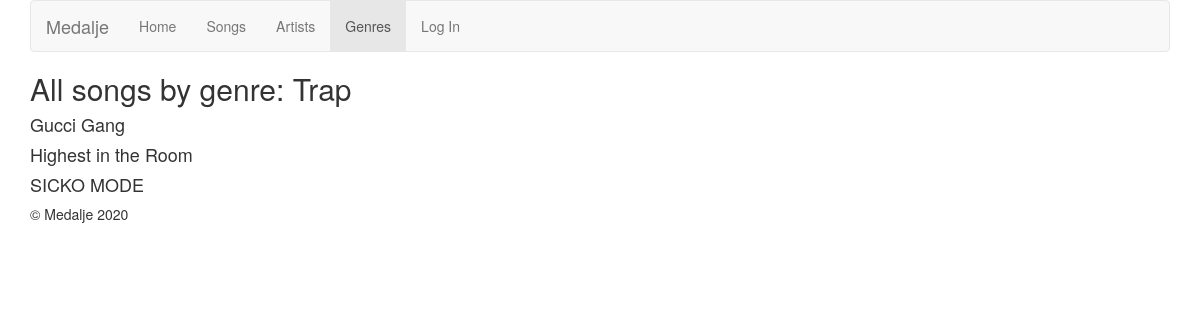
Page /?page=genres&id=4&genre_id=1 on the committed database.
### tables this page shows
CREATE TABLE IF NOT EXISTS `pages` (
  `pageID` int(11) NOT NULL AUTO_INCREMENT,
  `pageTitle` varchar(32) NOT NULL,
  `isRoot` tinyint(1) NOT NULL,
  `pageContent` text NOT NULL,
  PRIMARY KEY (`pageID`)
);

CREATE TABLE IF NOT EXISTS `genres` (
  `id` int(11) NOT NULL AUTO_INCREMENT,
  `genreTitle` varchar(32) NOT NULL,
  PRIMARY KEY (`id`)
);

CREATE TABLE IF NOT EXISTS `songs` (
  `id` int(11) NOT NULL AUTO_INCREMENT,
  `songTitle` varchar(32) DEFAULT NULL,
  `songLyrics` text,
  `aid` int(11) NOT NULL,
  `released` date DEFAULT NULL,
  `length` int(11) DEFAULT NULL,
  `genre` tinyint(4) DEFAULT NULL,
  PRIMARY KEY (`id`)
);

### genre.php (the view, shortened to what this page needs)
<?php
$genreid = $_GET['genre_id'];
$sql = mysqli_query($connection, "SELECT * FROM genres WHERE id='{$genreid}'");
$row = mysqli_fetch_assoc($sql);
if (!empty($row)) {
	echo "<h2>";
	echo "All songs by genre: " . $row['genreTitle'];
	echo "</h2>";
} else {
	include 'pages.php';
	$sql = mysqli_query($connection, "SELECT * FROM genres ORDER BY id");
	while ($row = mysqli_fetch_assoc($sql)) {
		echo '<a href="' . DIR . '?page=genres&id=' . $_GET['id'] . "&genre_id=" . $row['id'] . '">' . $row['genreTitle'] . "</a><br>";
	}
}
echo '<div class="mt-5">';
$sql = mysqli_query($connection, "SELECT songTitle FROM songs WHERE genre='{$genreid}'");
while ($row = mysqli_fetch_assoc($sql)) {
	echo "<h4>";
	echo $row['songTitle'];
	echo "</h4>";
}
echo '</div>';
?>

### includes/nav.php (shortened to what this page needs)
<nav class="navbar navbar-default">
    <div class="container-fluid">
        <div class="navbar-header">
            <a class="navbar-brand" href="<?php echo DIR; ?>"><?php echo SITETITLE; ?></a>
        </div>
        <?php
        $active = 0;
        if (isset($_GET['id'])) {
            $active = $_GET['id'];
        }
        ?>
        <ul class="nav navbar-nav">
            <li <?php echo ($active == 0) ? 'class="active"' : ''; ?>><a href="<?php echo DIR; ?>">Home</a></li>
            <?php
            $result = mysqli_query($connection, "SELECT * FROM pages WHERE isRoot='1' ORDER BY pageID");
            while ($row = mysqli_fetch_assoc($result)) {
                switch ($row['pageTitle']) {
                    case "Artists":
                        $page = 'artists';
                        break;
                    case "Songs":
                        $page = 'songs';
                        break;
                    case "Genres":
                        $page = 'genres';
                        break;
                }
                echo '<li ' . (($row["pageID"] == $active) ? 'class="active"' : '') . '><a href="' . DIR . '?page=' . $page . '&id=' . $row["pageID"] . '">' . $row['pageTitle'] . '</a></li>';
            }
            echo '<li class="col-ml-4"><a href="http://localhost/medalje/admin/login.php">Log In</a></li>';
            ?>
        </ul>
    </div>
</nav>

### rows in the picture
pages: pageTitle "Songs"
pages: pageTitle "Artists"
pages: pageTitle "Genres"
genres: genreTitle "Trap"
songs: songTitle "Gucci Gang"
songs: songTitle "Highest in the Room"
songs: songTitle "SICKO MODE"

### other values in the picture
SITETITLE "Medalje"
